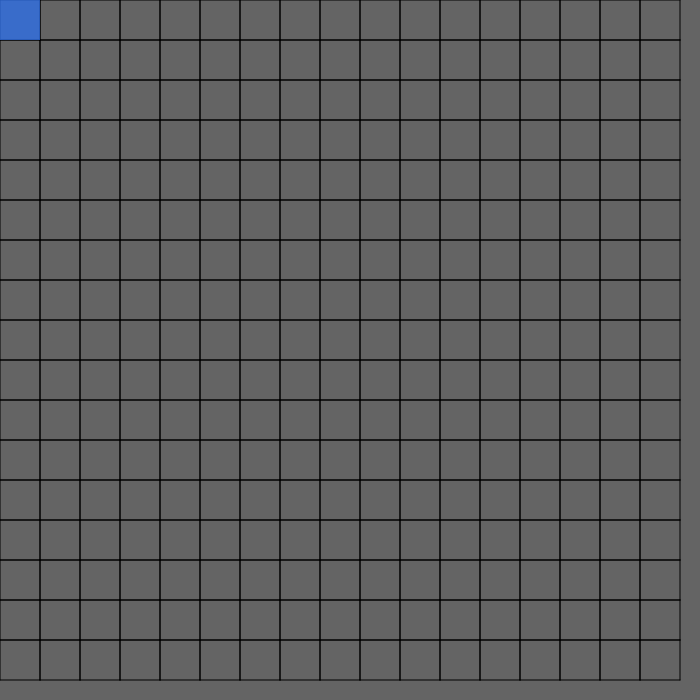
Frame 1 (no input)
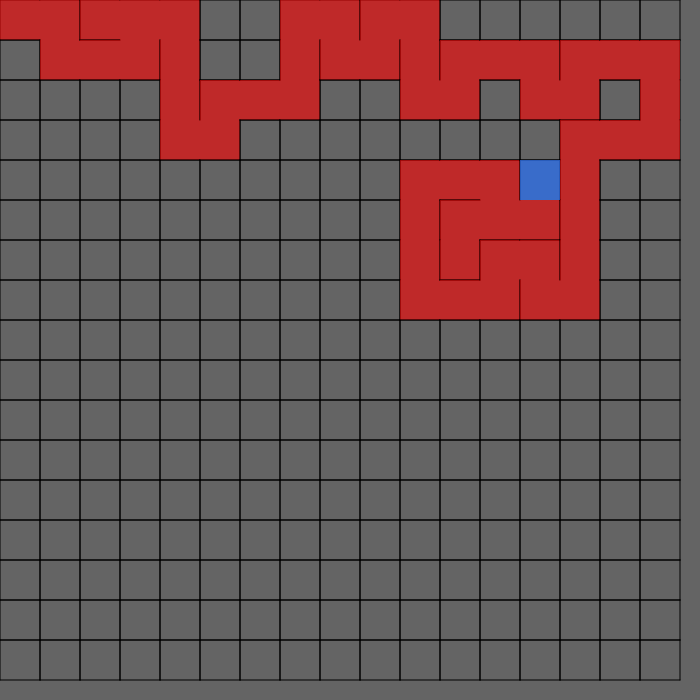
Frame 60 (no input)
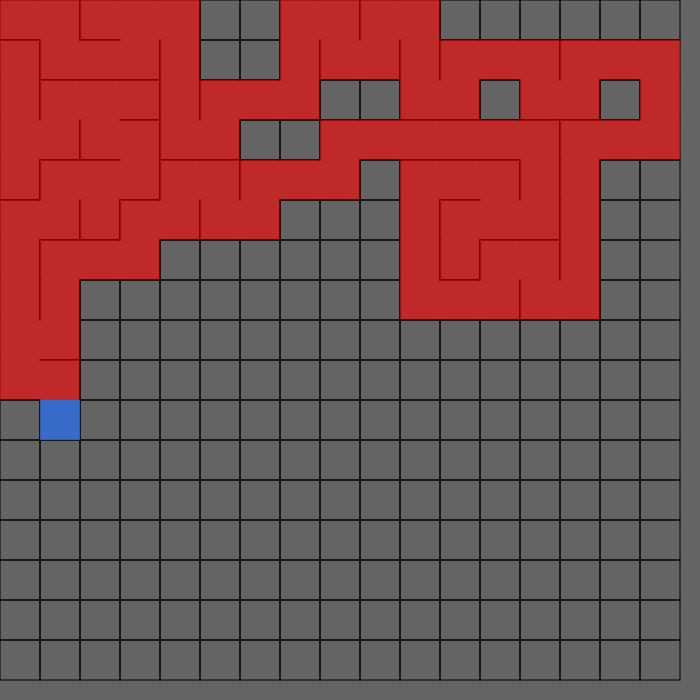
Frame 120 (the mouse pressed at the canvas centre since frame 60)

The p5.js sketch that drew these frames (run headless with seeded random() and noise() and a simulated clock; from frame 60 on, the mouse is pressed at the canvas centre):

// p5.js sketch
// ── sketch.js
// WzZzW
// This project will create a maze based on backtracking algorithm
// Source: "https://en.wikipedia.org/wiki/Maze_generation_algorithm"


var w = 40;
var matrix = [];
var cur;

var stackCell = [];

function setup() {
    createCanvas(700, 700);
    frameRate(300);
    COL = floor(width/w);
    ROW = floor(height/w);
    
    // Create gird
    for(var i=0;i<ROW;i++)
        for(var j=0;j<COL;j++){
            var square = new Cell(i,j);
            matrix.push(square);
        }
    
    cur = matrix[0];
    
    
}

function draw() {
    background(100);
    for(var i=0;i<matrix.length;i++)
        matrix[i].show(0);
    
    // Process
    // STEP 1
    cur.show(1);
    cur.visited = true;
    var next = cur.checkAround();
    if(next){
        
    // STEP 2
        removeWall(cur,next);
        
    // STEP 3
        stackCell.push(cur);
    
    // STEP 4
        cur = next;
    }
    else{
        cur = stackCell[stackCell.length - 1];
        stackCell.pop();
    }
}

function index(i,j){
    if(i<0 || j<0 || i>ROW-1 || j>COL-1)
        return -1;
    return i*COL + j;
}




















// End project
// ── Cell.js
function Cell(i,j){
    this.i = i;
    this.j = j;
    this.wall = [true,true,true,true];
    this.visited = false;
    
    this.show = function(mark)  {
        if(mark == 0){
            stroke(0);
            noFill();
            // Draw 4 walls     TOP - RIGHT - BOTTOM - LEFT
            if(this.wall[0])
                line(i*w     , j*w        , i*w     , (j+1)*w);
            if(this.wall[1])
                line(i*w     , (j+1)*w    , (i+1)*w , (j+1)*w);
            if(this.wall[2])
                line((i+1)*w , (j+1)*w    , (i+1)*w , j*w);
            if(this.wall[3])
                line((i+1)*w , j*w        , i*w     , j*w);
                
            if(this.visited){
                noStroke();
                fill(255, 0,0,150);
                rect(i*w,j*w,w,w);
            }
        }
        else{
            noStroke();
            fill(46,111,231,200);
            rect(i*w,j*w,w,w);
        }
    }
    
    this.checkAround = function(){
        var notVisited = [];
        
        var check = matrix[index(i-1,j)];
        if(check && check.visited == false) 
            notVisited.push(check);
        
        var check = matrix[index(i,j+1)];
        if(check && check.visited == false) 
            notVisited.push(check);
        
        var check = matrix[index(i+1,j)];
        if(check && check.visited == false) 
            notVisited.push(check);
        
        var check = matrix[index(i,j-1)];
        if(check && check.visited == false) 
            notVisited.push(check);
        
        if(notVisited.length > 0){
            var rand = floor(random(notVisited.length))
            return notVisited[rand];
        }
        else
            return undefined;
    }
}


function removeWall(a,b){
    if(a.i - b.i === 1){
        a.wall[0] = false;
        b.wall[2] = false;
    }
    if(a.i - b.i === -1){
        a.wall[2] = false;
        b.wall[0] = false;
    }
    if(a.j - b.j === 1){
        a.wall[3] = false;
        b.wall[1] = false;
    }
    if(a.j - b.j === -1){
        a.wall[1] = false;
        b.wall[3] = false;
    }
}
